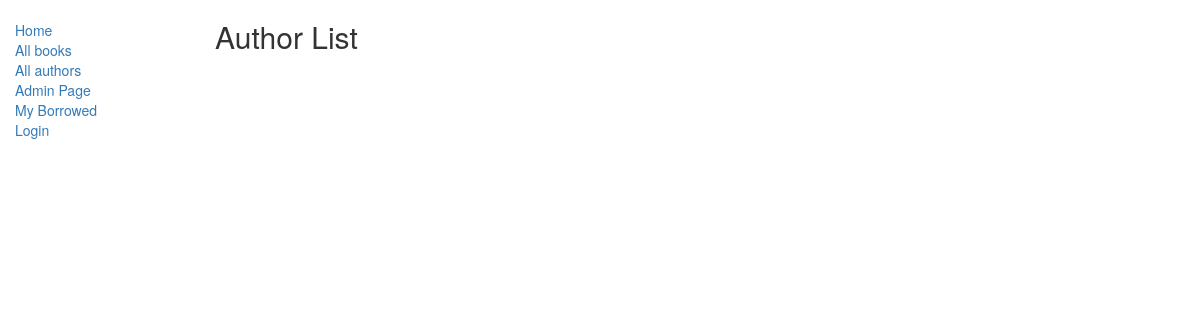
The app's page /catalog/authors/, older data.
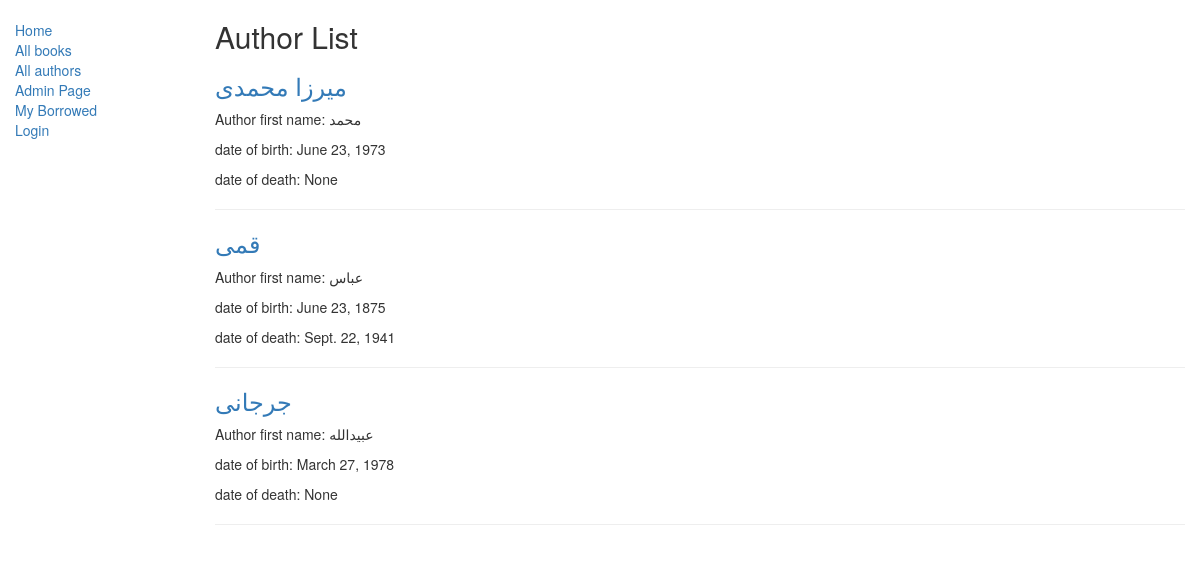
The same page, newer data.
### catalog/models.py (models this page shows, shortened)
class Author(models.Model):
    first_name = models.CharField(max_length=100)
    last_name = models.CharField(max_length=100)
    date_of_birth = models.DateField(null=True, blank=True)
    date_of_death = models.DateField('Died', null=True, blank=True)

### catalog/views.py (the view)
class AuthorListView(generic.ListView):
    model = models.Author
    template_name = 'catalog/author_list.html'

### catalog/templates/catalog/author_list.html
{% extends "catalog/base_generic.html" %}
{% block content %}
  <h2>Author List</h2>
  {% for author in author_list%}
    <h3><a href="{% url 'catalog:author-detail' author.id %}">{{ author.last_name }}</a></h3>
    <p> Author first name: {{author.first_name}} </p>
    <p> date of birth: {{author.date_of_birth}} </p>
    <p> date of death: {{author.date_of_death}} </p>
    <hr>
  {% endfor %}
{% endblock %}

### catalog/templates/catalog/base_generic.html (shortened to what this page needs)
<!DOCTYPE html>
<html lang="en">
<head>
  <link rel="stylesheet" href="https://maxcdn.bootstrapcdn.com/bootstrap/3.3.7/css/bootstrap.min.css">
  {% load static %}
  <link rel="stylesheet" href="{% static 'catalog/styles.css' %}">
</head>
<body>
  <div class="container-fluid">
    <div class="row">
      <div class="col-sm-2">
      {% block sidebar %}
      <ul class="sidebar-nav">
          <li><a href="{% url 'catalog:index' %}">Home</a></li>
          <li><a href="{% url 'catalog:books'%}">All books</a></li>
          <li><a href="{% url 'catalog:authors'%}">All authors</a></li>
          <li><a href="/admin/">Admin Page</a></li>
          <li><a href="{% url 'catalog:my-borrowed' %}">My Borrowed</a></li>
          {% if user.is_authenticated %}
             <li>User: {{ user.get_username }}</li>
             <li><a href="{% url 'logout'%}?next={{request.path}}">Logout</a></li>
          {% else %}
             <li><a href="{% url 'login'%}?next={{request.path}}">Login</a></li>
          {% endif %}
      </ul>
     {% endblock %}
      </div>
      <div class="col-sm-10 ">
      {% block content %}{% endblock %}
      </div>
    </div>
  </div>
</body>
</html>

### catalog/static/catalog/styles.css (style rules this page uses)
.sidebar-nav { margin-top: 20px; padding: 0; list-style: none; }

Row changes from the older to the newer data that the page shows:
added Author: last_name "میرزا محمدی", first_name "محمد", date_of_birth "June 23, 1973", date_of_death "None"
added Author: last_name "قمی", first_name "عباس", date_of_birth "June 23, 1875", date_of_death "Sept. 22, 1941"
added Author: last_name "جرجانی", first_name "عبیدالله", date_of_birth "March 27, 1978", date_of_death "None"
